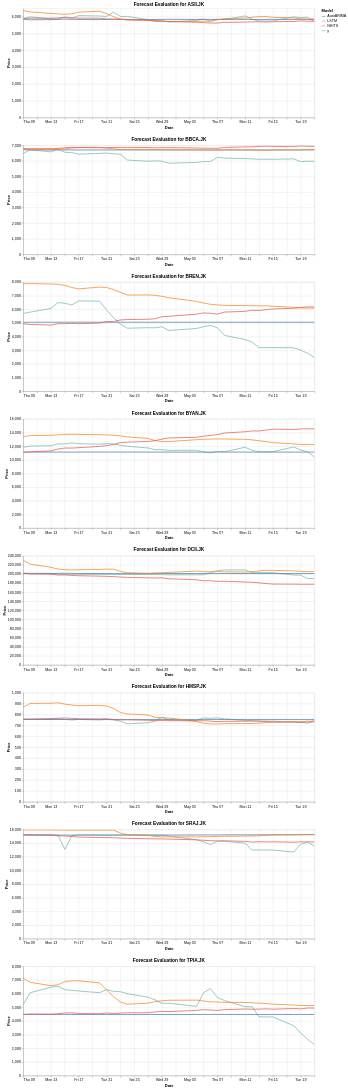

The notebook cell this image was saved under:
### Code cell
# Visualization of Forecasts vs Actuals
plot_df = forecasts.melt(
    id_vars=['unique_id', 'ds'],
    value_vars=['y', 'AutoARIMA', 'LSTM', 'NHITS'],
    var_name='Model',
    value_name='Price',
)

eval_charts = []
for uid in plot_df['unique_id'].unique():
    uid_df = plot_df[plot_df['unique_id'] == uid]
    c = (
        alt.Chart(uid_df)
        .mark_line()
        .encode(
            x=alt.X('ds:T', title='Date'),
            y=alt.Y('Price:Q', title='Price'),
            color='Model:N',
            tooltip=['ds:T', 'Model:N', 'Price:Q'],
        )
        .properties(title=f"Forecast Evaluation for {uid}", width=800, height=300)
        .interactive()
    )
    eval_charts.append(c)

alt.vconcat(*eval_charts)
